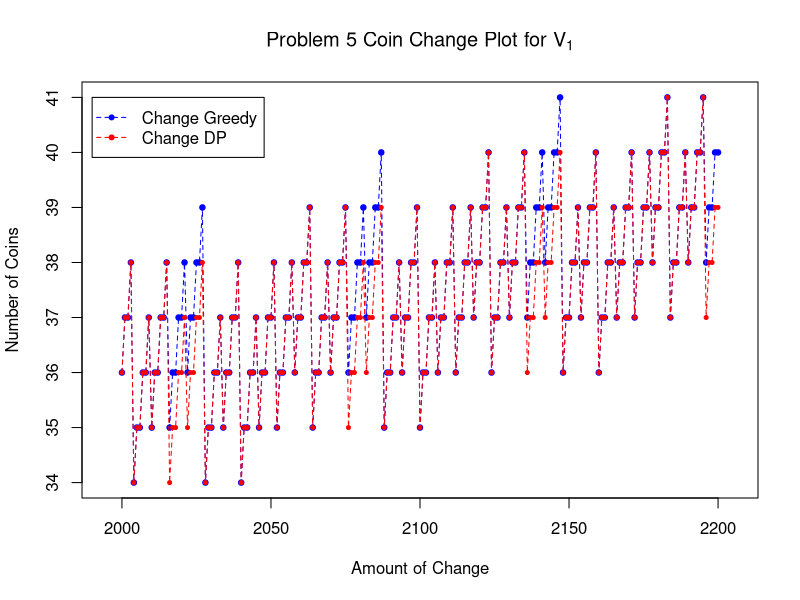

Here is the R script that generated this plot:
data <- read.csv(file="situation2_1.csv",head=TRUE,sep=",")

y1 = data$coins[data$algorithm=="changegreedy"]
y2 = data$coins[data$algorithm=="changedp"]

df <- data.frame(y1, y2, x = data$size[data$algorithm=="changedp"])

plot(y1 ~ x, data=df, type="o", pch=20, cex=1.1, lty=2, col="blue", xlim=c(1995, 2205), main=expression("Problem 5 Coin Change Plot for V"[1]), xlab="Amount of Change", ylab="Number of Coins")
lines(y2 ~ x, data=df, type="o", pch=20, cex=0.8, lty=2, col="red")

legend(1990, 41, c("Change Greedy", "Change DP"), pch=c(20,20), lty=c(2,2),col=c("blue","red"))

dev.copy(png, 'situation2_1.png')
dev.off()